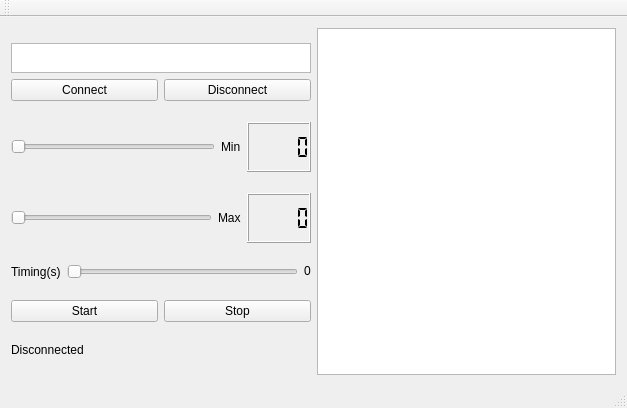
<?xml version="1.0" encoding="UTF-8"?>
<ui version="4.0">
 <class>MainWindow</class>
 <widget class="QMainWindow" name="MainWindow">
  <property name="geometry">
   <rect>
    <x>0</x>
    <y>0</y>
    <width>627</width>
    <height>408</height>
   </rect>
  </property>
  <property name="windowTitle">
   <string>MainWindow</string>
  </property>
  <widget class="QWidget" name="centralWidget">
   <layout class="QHBoxLayout" name="horizontalLayout_8">
    <item>
     <layout class="QHBoxLayout" name="horizontalLayout_7">
      <item>
       <layout class="QVBoxLayout" name="verticalLayout_2" stretch="15,25,25,25,20,0">
        <item>
         <layout class="QVBoxLayout" name="verticalLayout">
          <item>
           <widget class="QTextEdit" name="textEditIp">
            <property name="maximumSize">
             <size>
              <width>16777215</width>
              <height>30</height>
             </size>
            </property>
           </widget>
          </item>
          <item>
           <layout class="QHBoxLayout" name="horizontalLayout">
            <item>
             <widget class="QPushButton" name="pushButtonConnect">
              <property name="text">
               <string>Connect</string>
              </property>
             </widget>
            </item>
            <item>
             <widget class="QPushButton" name="pushButtonDisconnect">
              <property name="text">
               <string>Disconnect</string>
              </property>
             </widget>
            </item>
           </layout>
          </item>
         </layout>
        </item>
        <item>
         <layout class="QHBoxLayout" name="horizontalLayout_2">
          <item>
           <widget class="QSlider" name="horizontalSliderMin">
            <property name="orientation">
             <enum>Qt::Horizontal</enum>
            </property>
           </widget>
          </item>
          <item>
           <widget class="QLabel" name="labelMin">
            <property name="text">
             <string>Min</string>
            </property>
           </widget>
          </item>
          <item>
           <widget class="QLCDNumber" name="lcdNumberMin">
            <property name="maximumSize">
             <size>
              <width>16777215</width>
              <height>50</height>
             </size>
            </property>
            <property name="segmentStyle">
             <enum>QLCDNumber::Flat</enum>
            </property>
           </widget>
          </item>
         </layout>
        </item>
        <item>
         <layout class="QHBoxLayout" name="horizontalLayout_3">
          <item>
           <widget class="QSlider" name="horizontalSliderMax">
            <property name="orientation">
             <enum>Qt::Horizontal</enum>
            </property>
           </widget>
          </item>
          <item>
           <widget class="QLabel" name="labelMax">
            <property name="text">
             <string>Max</string>
            </property>
           </widget>
          </item>
          <item>
           <widget class="QLCDNumber" name="lcdNumberMax">
            <property name="maximumSize">
             <size>
              <width>16777215</width>
              <height>50</height>
             </size>
            </property>
            <property name="segmentStyle">
             <enum>QLCDNumber::Flat</enum>
            </property>
           </widget>
          </item>
         </layout>
        </item>
        <item>
         <layout class="QHBoxLayout" name="horizontalLayout_4">
          <item>
           <widget class="QLabel" name="labelTiming">
            <property name="text">
             <string>Timing(s)</string>
            </property>
           </widget>
          </item>
          <item>
           <widget class="QSlider" name="horizontalSliderTiming">
            <property name="orientation">
             <enum>Qt::Horizontal</enum>
            </property>
           </widget>
          </item>
          <item>
           <widget class="QLabel" name="labelSelectedTiming">
            <property name="sizePolicy">
             <sizepolicy hsizetype="Minimum" vsizetype="Fixed">
              <horstretch>0</horstretch>
              <verstretch>0</verstretch>
             </sizepolicy>
            </property>
            <property name="text">
             <string>0</string>
            </property>
           </widget>
          </item>
         </layout>
        </item>
        <item>
         <layout class="QHBoxLayout" name="horizontalLayout_5">
          <item>
           <widget class="QPushButton" name="pushButtonPut">
            <property name="text">
             <string>Start</string>
            </property>
           </widget>
          </item>
          <item>
           <widget class="QPushButton" name="pushButtonStop">
            <property name="text">
             <string>Stop</string>
            </property>
           </widget>
          </item>
         </layout>
        </item>
        <item>
         <layout class="QVBoxLayout" name="verticalLayout_3" stretch="0">
          <item>
           <widget class="QLabel" name="connectionLabel">
            <property name="sizePolicy">
             <sizepolicy hsizetype="Minimum" vsizetype="Fixed">
              <horstretch>0</horstretch>
              <verstretch>0</verstretch>
             </sizepolicy>
            </property>
            <property name="text">
             <string>Disconnected</string>
            </property>
           </widget>
          </item>
         </layout>
        </item>
       </layout>
      </item>
      <item>
       <layout class="QHBoxLayout" name="horizontalLayout_6">
        <property name="spacing">
         <number>0</number>
        </property>
        <item>
         <widget class="QTextBrowser" name="textBrowserData"/>
        </item>
       </layout>
      </item>
     </layout>
    </item>
   </layout>
  </widget>
  <widget class="QMenuBar" name="menuBar">
   <property name="geometry">
    <rect>
     <x>0</x>
     <y>0</y>
     <width>627</width>
     <height>22</height>
    </rect>
   </property>
  </widget>
  <widget class="QToolBar" name="mainToolBar">
   <attribute name="toolBarArea">
    <enum>TopToolBarArea</enum>
   </attribute>
   <attribute name="toolBarBreak">
    <bool>false</bool>
   </attribute>
  </widget>
  <widget class="QStatusBar" name="statusBar"/>
 </widget>
 <layoutdefault spacing="6" margin="11"/>
 <resources/>
 <connections/>
</ui>
